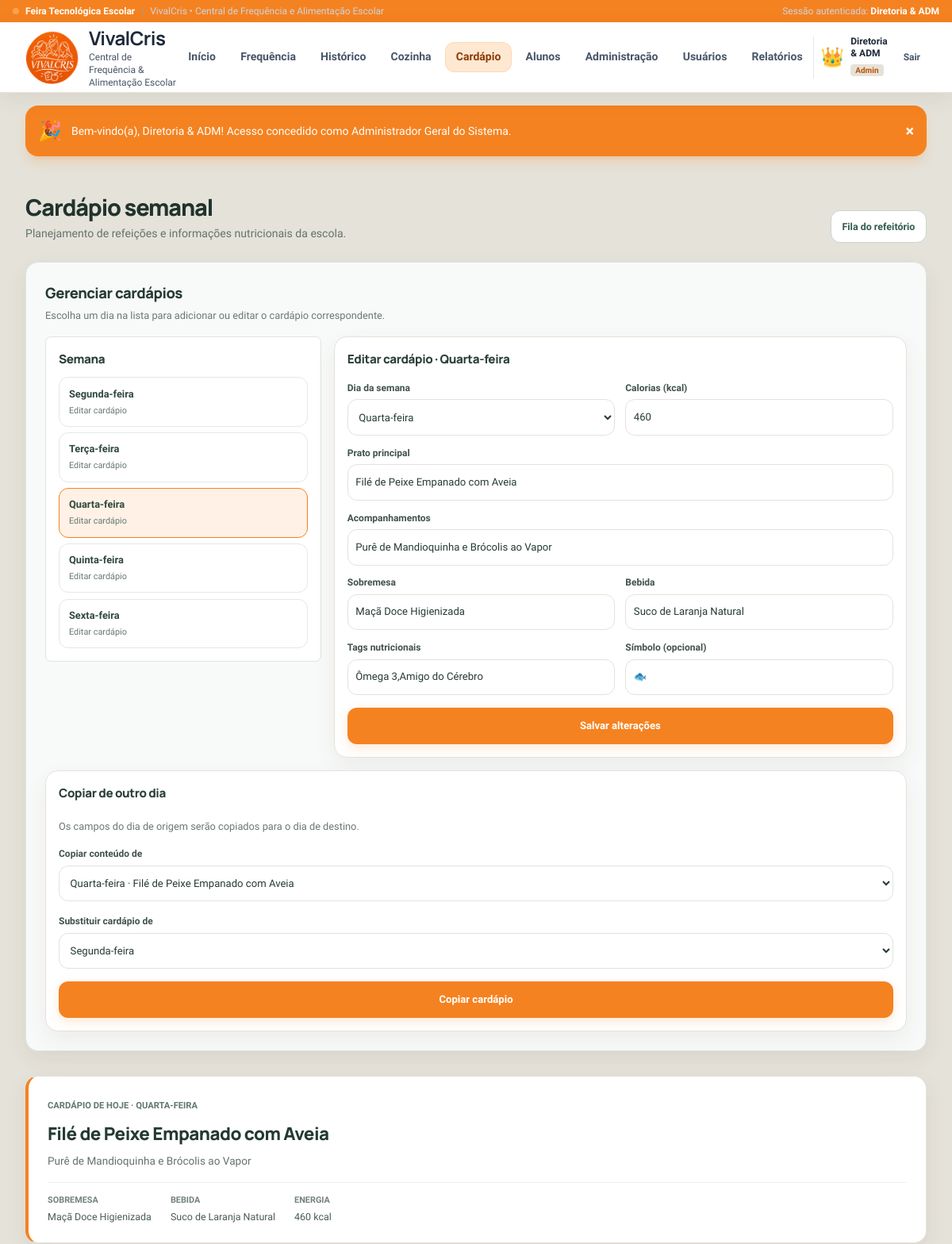
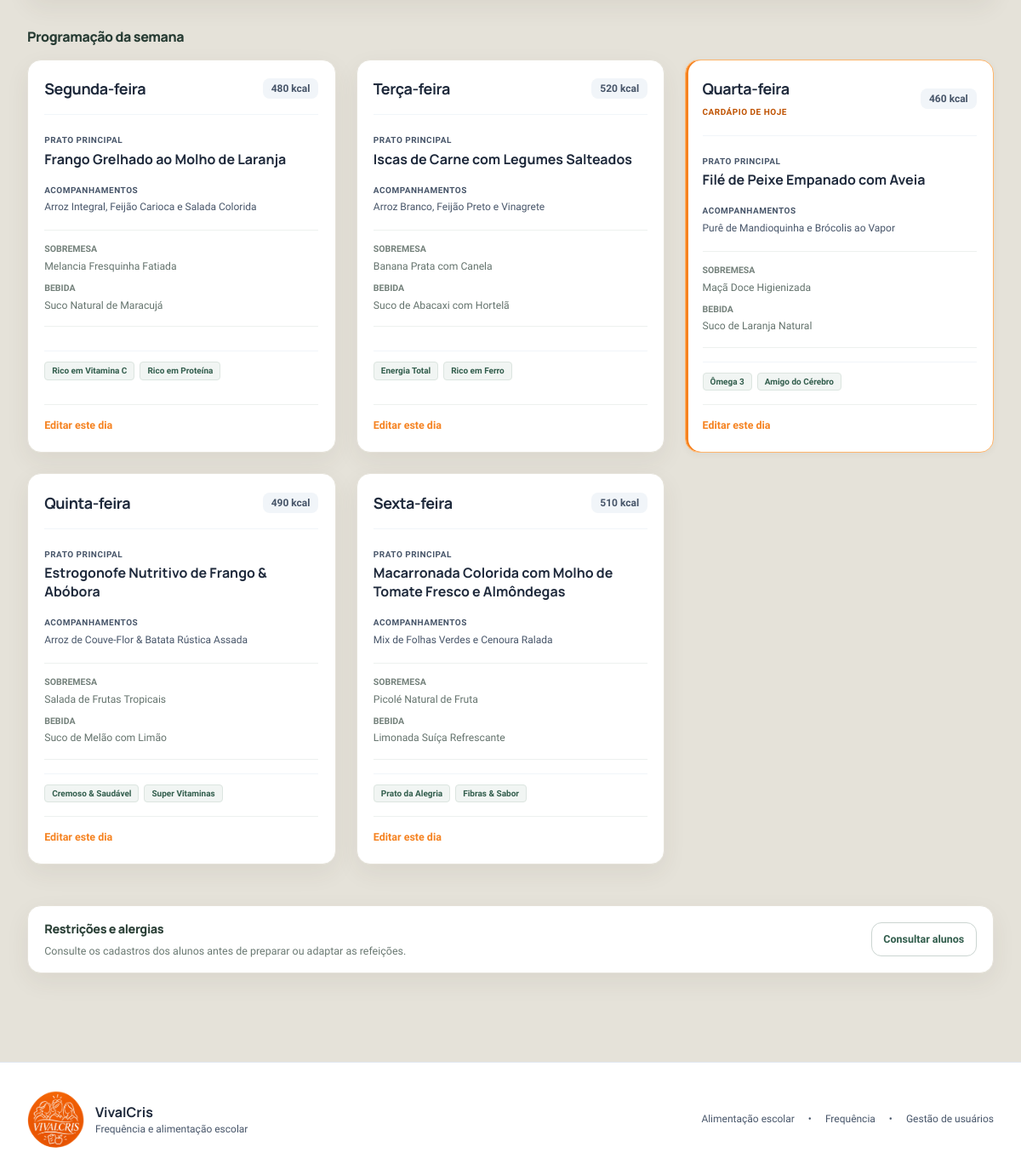
Page /public/alimentacao/cardapio (signed in) on the committed database (2 pictures, top to bottom).
### tables this page shows
CREATE TABLE `cardapios` (
    `id` INT AUTO_INCREMENT PRIMARY KEY,
    `dia_semana` VARCHAR(30) NOT NULL,
    `prato_principal` VARCHAR(200) NOT NULL,
    `acompanhamento` VARCHAR(255) NOT NULL,
    `sobremesa` VARCHAR(150) NOT NULL,
    `bebida` VARCHAR(100) NOT NULL,
    `calorias` INT DEFAULT 450,
    `tags` VARCHAR(255) NOT NULL,
    `emoji` VARCHAR(10) NOT NULL
);

### app/Views/alimentacao/cardapio.php (the view, shortened to what the rows shown need)
<?php
require_once __DIR__ . '/../layouts/header.php';
$cardapiosPorDia = array_column($cardapios, null, 'dia_semana');
$origemPadrao = $cardapioEdicao['id'] ?? ($cardapios[0]['id'] ?? 0);
$diaOrigemPadrao = $cardapioEdicao['dia_semana'] ?? $diaSelecionado;
$diaDestinoPadrao = '';
foreach ($diasSemana as $dia):
    if ($dia !== $diaOrigemPadrao) {
        $diaDestinoPadrao = $dia;
        break;
    }
endforeach;
?>
<div class="menu-page-heading">
    <div>
        <h1>Cardápio semanal</h1>
    </div>
</div>
<?php if ($podeGerenciar): ?>
    <?php
    $valoresEdicao = $cardapioEdicao ?? [
        'id' => '',
        'dia_semana' => '',
        'prato_principal' => '',
        'acompanhamento' => '',
        'sobremesa' => '',
        'bebida' => '',
        'calorias' => 450,
        'tags' => '',
        'emoji' => '🍽️'
    ];
    ?>
    <section class="menu-manager scroll-reveal" aria-labelledby="menu-manager-title">
        <div class="menu-manager-heading">
            <div>
                <h2 id="menu-manager-title">Gerenciar cardápios</h2>
                <p>Escolha um dia na lista para adicionar ou editar o cardápio correspondente.</p>
            </div>
        </div>
        <div class="menu-manager-grid">
            <nav class="menu-calendar" aria-label="Dias da semana do cardápio">
                <h3>Semana</h3>
                <?php foreach ($diasSemana as $dia): ?>
                    <?php $menuDoDia = $cardapiosPorDia[$dia] ?? null; ?>
                    <a href="<?= url('alimentacao/cardapio?dia=' . rawurlencode($dia)) ?>"
                       class="menu-calendar-day <?= $dia === $diaSelecionado ? 'is-selected' : '' ?>">
                        <span><?= htmlspecialchars($dia) ?></span>
                        <small><?= $menuDoDia ? 'Editar cardápio' : 'Adicionar cardápio' ?></small>
                    </a>
                <?php endforeach; ?>
            </nav>
            <form method="POST" action="<?= url('alimentacao/cardapio/salvar') ?>" class="menu-editor">
                <h3><?= $cardapioEdicao ? 'Editar cardápio' : 'Adicionar cardápio' ?> · <?= htmlspecialchars($diaSelecionado) ?></h3>
                <div class="menu-form-grid">
                    <div class="menu-field">
                        <label for="menu-dia">Dia da semana</label>
                        <select id="menu-dia" name="dia_semana" required>
                            <?php foreach ($diasSemana as $dia): ?>
                                <option value="<?= htmlspecialchars($dia) ?>" <?= $diaSelecionado === $dia ? 'selected' : '' ?>><?= htmlspecialchars($dia) ?></option>
                            <?php endforeach; ?>
                        </select>
                    </div>
                    <div class="menu-field">
                        <label for="menu-calorias">Calorias (kcal)</label>
                        <input id="menu-calorias" type="number" name="calorias" min="0" max="2000" value="<?= (int)$valoresEdicao['calorias'] ?>" required>
                    </div>
                    <div class="menu-field menu-field-wide">
                        <label for="menu-prato">Prato principal</label>
                        <input id="menu-prato" type="text" name="prato_principal" maxlength="200" value="<?= htmlspecialchars($valoresEdicao['prato_principal']) ?>" required>
                    </div>
                    <div class="menu-field menu-field-wide">
                        <label for="menu-acompanhamento">Acompanhamentos</label>
                        <input id="menu-acompanhamento" type="text" name="acompanhamento" maxlength="255" value="<?= htmlspecialchars($valoresEdicao['acompanhamento']) ?>" required>
                    </div>
                    <div class="menu-field">
                        <label for="menu-sobremesa">Sobremesa</label>
                        <input id="menu-sobremesa" type="text" name="sobremesa" maxlength="150" value="<?= htmlspecialchars($valoresEdicao['sobremesa']) ?>" required>
                    </div>
                    <div class="menu-field">
                        <label for="menu-bebida">Bebida</label>
                        <input id="menu-bebida" type="text" name="bebida" maxlength="100" value="<?= htmlspecialchars($valoresEdicao['bebida']) ?>" required>
                    </div>
                    <div class="menu-field">
                        <label for="menu-tags">Tags nutricionais</label>
                        <input id="menu-tags" type="text" name="tags" maxlength="255" value="<?= htmlspecialchars($valoresEdicao['tags']) ?>" placeholder="Ex.: Rico em ferro, Proteína" required>
                    </div>
                    <div class="menu-field">
                        <label for="menu-emoji">Símbolo (opcional)</label>
                        <input id="menu-emoji" type="text" name="emoji" maxlength="10" value="<?= htmlspecialchars($valoresEdicao['emoji']) ?>">
                    </div>
                </div>
                <button type="submit" class="menu-submit"><?= $cardapioEdicao ? 'Salvar alterações' : 'Adicionar ao cardápio' ?></button>
            </form>
            <form method="POST" action="<?= url('alimentacao/cardapio/copiar') ?>" class="menu-copy menu-copy-wide" onsubmit="return confirm('O cardápio do dia de destino será substituído. Deseja continuar?')">
                <h3>Copiar de outro dia</h3>
                <p>Os campos do dia de origem serão copiados para o dia de destino.</p>
                <div class="menu-field">
                    <label for="menu-origem">Copiar conteúdo de</label>
                    <select id="menu-origem" name="origem_id" required>
                        <?php foreach ($cardapios as $cardapio): ?>
                            <option value="<?= (int)$cardapio['id'] ?>" <?= (int)$cardapio['id'] === (int)$origemPadrao ? 'selected' : '' ?>><?= htmlspecialchars($cardapio['dia_semana']) ?> · <?= htmlspecialchars($cardapio['prato_principal']) ?></option>
                        <?php endforeach; ?>
                    </select>
                </div>
                <div class="menu-field">
                    <label for="menu-destino">Substituir cardápio de</label>
                    <select id="menu-destino" name="dia_destino" required>
                        <?php foreach ($diasSemana as $dia): ?>
                            <option value="<?= htmlspecialchars($dia) ?>" <?= $dia === $diaDestinoPadrao ? 'selected' : '' ?>><?= htmlspecialchars($dia) ?></option>
                        <?php endforeach; ?>
                    </select>
                </div>
                <button type="submit" class="menu-copy-submit">Copiar cardápio</button>
            </form>
        </div>
    </section>
<?php endif; ?>
<div class="today-menu-banner">
    <div>
        <span class="menu-section-label">Cardápio de hoje · <?= htmlspecialchars($cardapioHoje['dia_semana']) ?></span>
        <h2><?= htmlspecialchars($cardapioHoje['prato_principal']) ?></h2>
        <p><?= htmlspecialchars($cardapioHoje['acompanhamento']) ?></p>
        <div class="today-menu-details">
            <span><strong>Sobremesa</strong><?= htmlspecialchars($cardapioHoje['sobremesa']) ?></span>
            <span><strong>Bebida</strong><?= htmlspecialchars($cardapioHoje['bebida']) ?></span>
            <span><strong>Energia</strong><?= (int)$cardapioHoje['calorias'] ?> kcal</span>
        </div>
    </div>
</div>
<div class="grid grid-cols-1 md:grid-cols-2 lg:grid-cols-3 gap-6 mb-12">
    <?php foreach ($cardapios as $c): ?>
        <?php
            $isHoje = ($c['dia_semana'] === $cardapioHoje['dia_semana']);
            $tags = explode(',', $c['tags']);
        ?>
        <div class="menu-day-card <?= $isHoje ? 'is-today' : '' ?>">
            <div>
                <div class="flex items-center justify-between pb-4 border-b border-slate-100 mb-4">
                    <div class="flex items-center gap-2">
                        <div>
                            <h4 class="font-brand font-bold text-lg text-slate-800"><?= htmlspecialchars($c['dia_semana']) ?></h4>
                            <?php if ($isHoje): ?>
                                <span class="text-[10px] font-bold text-emerald-700 uppercase tracking-wider">Cardápio de hoje</span>
                            <?php endif; ?>
                        </div>
                    </div>
                    <span class="text-xs font-bold text-slate-600 bg-slate-100 px-2.5 py-1 rounded-lg">
                        <?= $c['calorias'] ?> kcal
                    </span>
                </div>
                <div class="mb-3">
                    <span class="text-[10px] font-bold text-slate-600 uppercase tracking-wider">Prato Principal</span>
                    <p class="font-brand font-bold text-base text-slate-800 leading-snug">
                        <?= htmlspecialchars($c['prato_principal']) ?>
                    </p>
                </div>
                <div class="mb-4">
                    <span class="text-[10px] font-bold text-slate-600 uppercase tracking-wider">Acompanhamentos</span>
                    <p class="text-xs text-slate-600 leading-relaxed">
                        <?= htmlspecialchars($c['acompanhamento']) ?>
                    </p>
                </div>
                <div class="menu-card-details">
                    <p><strong>Sobremesa</strong><?= htmlspecialchars($c['sobremesa']) ?></p>
                    <p><strong>Bebida</strong><?= htmlspecialchars($c['bebida']) ?></p>
                </div>
            </div>
            <div class="pt-3 border-t border-slate-100 flex flex-wrap gap-1.5">
                <?php foreach ($tags as $tag): ?>
                    <span class="text-[10px] font-bold px-2 py-0.5 rounded-lg bg-emerald-50 text-emerald-700 border border-emerald-200">
                        <?= htmlspecialchars(trim($tag)) ?>
                    </span>
                <?php endforeach; ?>
            </div>
            <?php if ($podeGerenciar): ?>
                <div class="menu-card-actions">
                    <a href="<?= url('alimentacao/cardapio?dia=' . rawurlencode($c['dia_semana'])) ?>">Editar este dia</a>
                </div>
            <?php endif; ?>
        </div>
    <?php endforeach; ?>
</div>
<?php require_once __DIR__ . '/../layouts/footer.php'; ?>

### rows in the picture
cardapios: calorias "460", prato_principal "Filé de Peixe Empanado com Aveia", acompanhamento "Purê de Mandioquinha e Brócolis ao Vapor", sobremesa "Maçã Doce Higienizada", bebida "Suco de Laranja Natural", tags "Ômega 3,Amigo do Cérebro", emoji "🐟", dia_semana "QUARTA-FEIRA", dia_semana "Quarta-feira", shows "CARDÁPIO DE HOJE", tags "Ômega 3", tags "Amigo do Cérebro"
cardapios: dia_semana "Segunda-feira", calorias "480", prato_principal "Frango Grelhado ao Molho de Laranja", acompanhamento "Arroz Integral, Feijão Carioca e Salada Colorida", sobremesa "Melancia Fresquinha Fatiada", bebida "Suco Natural de Maracujá", tags "Rico em Vitamina C", tags "Rico em Proteína"
cardapios: dia_semana "Terça-feira", calorias "520", prato_principal "Iscas de Carne com Legumes Salteados", acompanhamento "Arroz Branco, Feijão Preto e Vinagrete", sobremesa "Banana Prata com Canela", bebida "Suco de Abacaxi com Hortelã", tags "Energia Total", tags "Rico em Ferro"
cardapios: dia_semana "Quinta-feira", calorias "490", prato_principal "Estrogonofe Nutritivo de Frango & Abóbora", acompanhamento "Arroz de Couve-Flor & Batata Rústica Assada", sobremesa "Salada de Frutas Tropicais", bebida "Suco de Melão com Limão", tags "Cremoso & Saudável", tags "Super Vitaminas"
cardapios: dia_semana "Sexta-feira", calorias "510", prato_principal "Macarronada Colorida com Molho de Tomate Fresco e Almôndegas", acompanhamento "Mix de Folhas Verdes e Cenoura Ralada", sobremesa "Picolé Natural de Fruta", bebida "Limonada Suíça Refrescante", tags "Prato da Alegria", tags "Fibras & Sabor"

### other values in the picture
$usuarioLogado['nome'] "Diretoria & ADM"
$usuarioLogado['avatar'] "👑"
$usuarioLogado['perfil'] "Admin"
$_SESSION['flash_success'] "Bem-vindo(a), Diretoria & ADM! Acesso concedido como Administrador Geral do Sistema."
$dia "Segunda-feira"
$dia "Terça-feira"
$dia "Quarta-feira"
$dia "Quinta-feira"
$dia "Sexta-feira"
$diaSelecionado "Quarta-feira"
form field dia_semana "Quarta-feira"
form field origem_id "Quarta-feira · Filé de Peixe Empanado com Aveia"
form field dia_destino "Segunda-feira"
